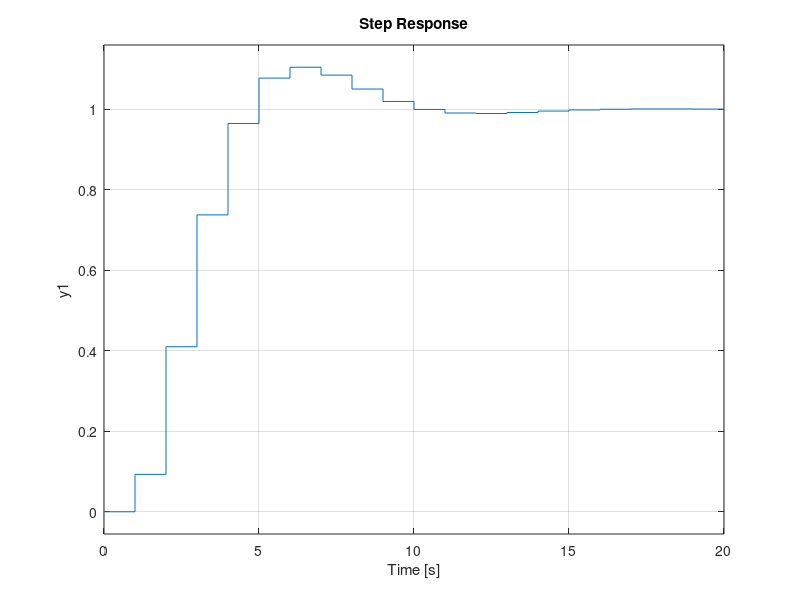
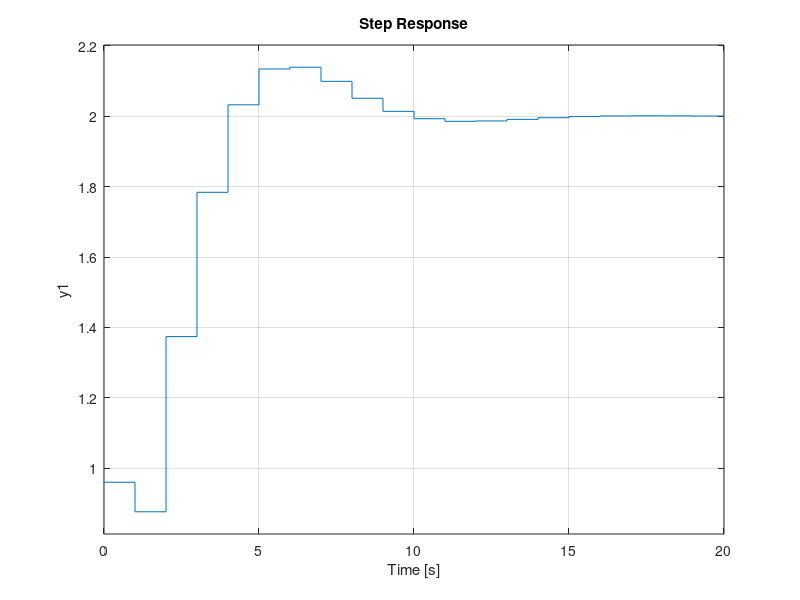
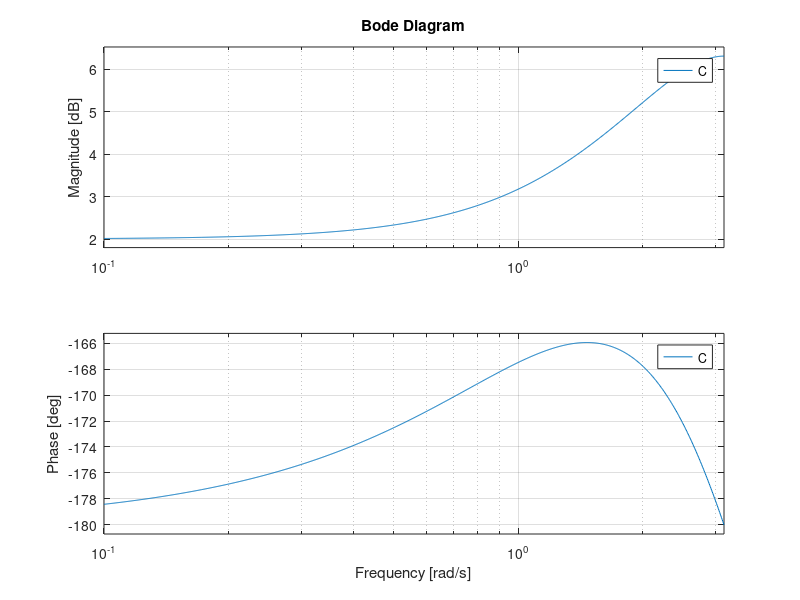
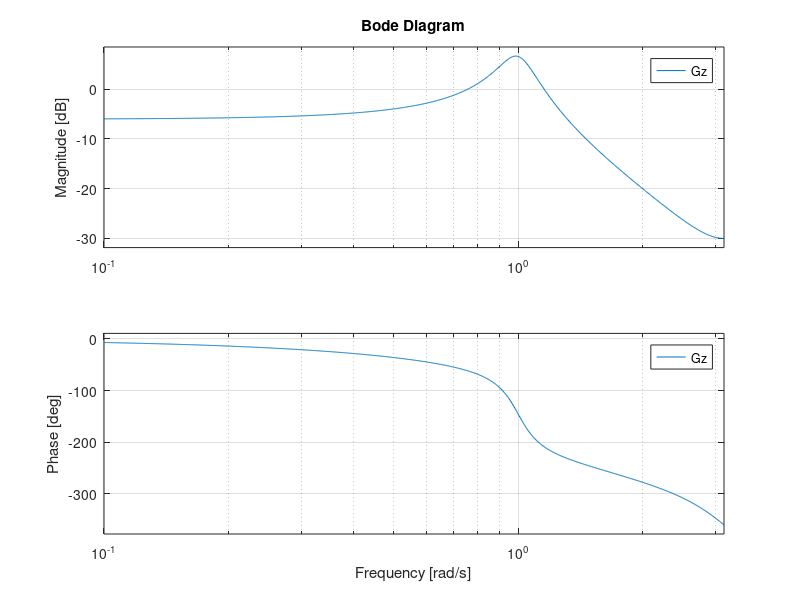

MATLAB code to generate these figures, in order:
% Sistema:
G = tf(1, conv([1 2], [1 0.2 1]));
T = 1;
Gz = c2d(G, T, 'zoh');

% Especificações de projeto:
ts = 10;
os = 0.1;

% Parâmetros de projeto do sistema:
tau = ts/4;
R = exp(-T/tau);
zeta = sqrt((log(os)^2)/((pi^2)+(log(os)^2)));
theta = sqrt(((log(R)^2) - ((zeta^2)*(log(R)^2)))/(zeta^2));

% Polos desejados:
a = R*cos(theta);
b = R*sin(theta);
%pd1 = complex(a, b);
%pd2 = complex(a, -b);
%pd3 = complex(0, 0);

% Polinômio característico:
%polmf = conv([1 -pd1], [1 -pd2]);
%polmf = conv(polmf, [1 -pd2]);
polmf = [1 -2*a (a^2 + b^2)];
polmf = conv(polmf, [1 0]);
polmf = conv(polmf, [1 0]);
polmf = conv(polmf, [1 0]);

% Definindo o vetor D:
D = fliplr(polmf)';

% Definindo a matriz E:
A = Gz.den{1};
B = Gz.num{1};
n = size(Gz.den{1});
n = n(2)-1;
e11 = zeros(n,n);
e12 = zeros(n,n);
e21 = zeros(n,n);
e22 = zeros(n,n);
for i=[1:1:n]
    for j=[1:1:n]
        if(j<=i)
            k = (i-j);
            e11(i,j) = A(n-k+1);
            e12(i,j) = B(n-k+1);
        end
        if(j>=i)
            k = (j-i);
            e21(i,j) = A(k+1);
            e22(i,j) = B(k+1);
        end
    end
end
E = [e11 e12; e21 e22];

% Cáclulo dos controladores:
M = inv(E)*D;
alpha = fliplr(M(1:n)');
beta = fliplr(M(n+1:2*n)');

%Equação a diferenças do controlador:


% Função de transferência do controlador:
C = tf(beta, alpha, T);

% Malha fechada:
MF = feedback(C*Gz, 1);
refy = feedback(C*Gz/dcgain(MF), dcgain(MF));
figure
hold on
%step(MF)
step(refy)
hold off

%Sinal de controle:
refu = feedback(C/dcgain(MF), Gz*dcgain(MF));
figure
step(refu)

%Bode controlador:
figure
bode(C)

%Bode sistema:
figure
bode(Gz)

%Bode ref -> y:
figure
bode(refy)

%Bode ref -> u:
figure
bode(refu)